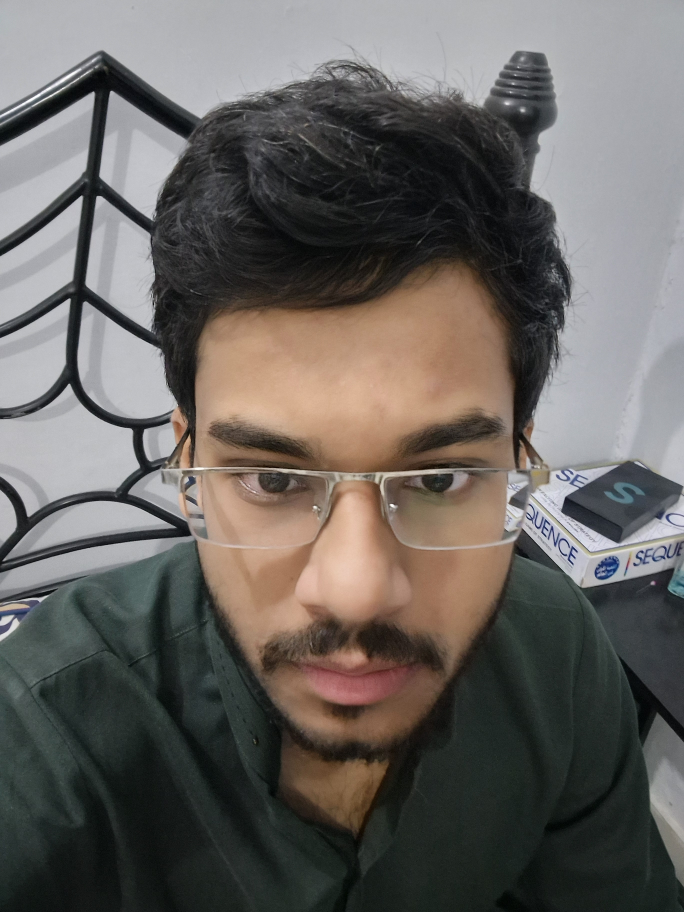
#> input picture Some_projects/reinforcement_learning/face_recognition/usman_img_1.jpg, 2736 x 3648 px, found by its file name (shown at 1/4 size)
$ jupyter execute face_recognition.ipynb
#> lines starting #> are read from the running program, lines starting #| are printed output that depends on the picture
[cell 1]
import numpy as np
import cv2

[cell 2]
img= cv2.imread('./USman_model_data/usman_img_1.jpg')
#> img is the input picture: shape (3648, 2736, 3); mean B, G, R 95.7, 99.4, 103.5

[cell 3]
# print(img)

[cell 4]
# img.shape
small = cv2.resize(img, None, fx=0.2, fy=0.2, interpolation=cv2.INTER_AREA)
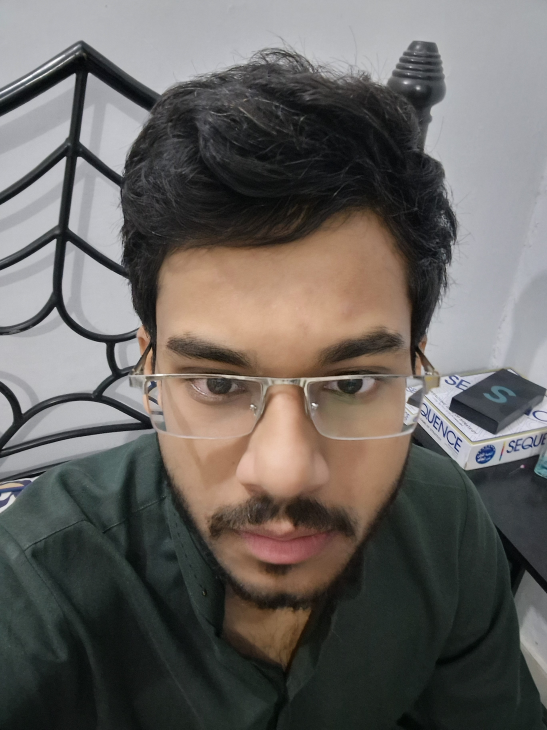
#> small: shape (730, 547, 3); mean B, G, R 95.7, 99.4, 103.5
small.shape
#> Out = (730, 547, 3)

[cell 5]
# cv2.imshow('oringal',small)
# cv2.waitKey(0)
# cv2.destroyAllWindows()

[cell 6]
def display(winnkey,img):
#> called with winnkey = 'canvas'
    cv2.imshow(winnkey,img)
    cv2.waitKey(0)
    cv2.destroyAllWindows()

[cell 7]
# roi= small[0:300,0:300]
# display('acces',roi)

[cell 8]
# img_cvt=cv2.cvtColor(small,cv2.COLOR_BGR2GRAY)
# display("gray_scale",img_cvt)

[cell 9]
# img_cvt=cv2.cvtColor(small,cv2.COLOR_BGR2RGB)
# display("rgb",img_cvt)

[cell 10]
# img_cvt=cv2.cvtColor(small,cv2.COLOR_BGR2HSV)
# display("HSV",img_cvt)

[cell 11]
# img_cvt=cv2.cvtColor(small,cv2.COLOR_BGR2LAB)
# display("LAB",img_cvt)

[cell 12]
canvas = np.zeros((300,300,3),dtype='uint8')
display('canvas',canvas)

[cell 13]
pt1= (0,0)
pt2= (300,300)
color= (0,255,0)
cv2.line(canvas,pt1,pt2,color)
display('canvas',canvas)
#> call 2 of display, with winnkey = 'canvas'
#> in display (call 2), `cv2.imshow(winnkey,img)`:
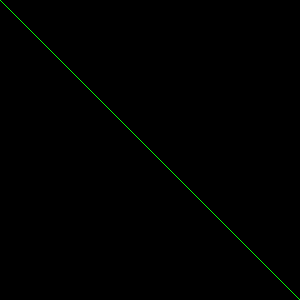
#> window 'canvas': shape (300, 300, 3); mean B, G, R 0, 0.8, 0

$ run again, with Some_projects/reinforcement_learning/face_recognition/20251126_174928.jpg copied over Some_projects/reinforcement_learning/face_recognition/usman_img_1.jpg
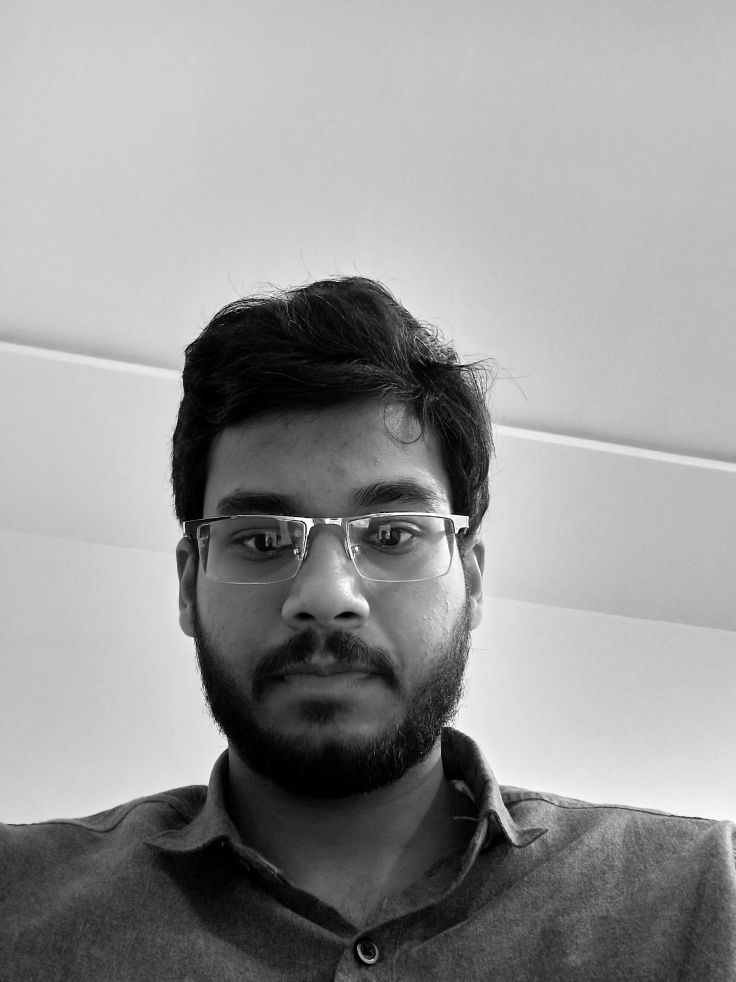
#> input picture Some_projects/reinforcement_learning/face_recognition/20251126_174928.jpg, 2208 x 2944 px, found by its file name (shown at 1/3 size)
#> img is the input picture: shape (2944, 2208, 3); min 0, max 255, mean 150.5
#> `small = cv2.resize(img, None, fx=0.2, fy=0.2, interpolation=cv2.INTER_..`:
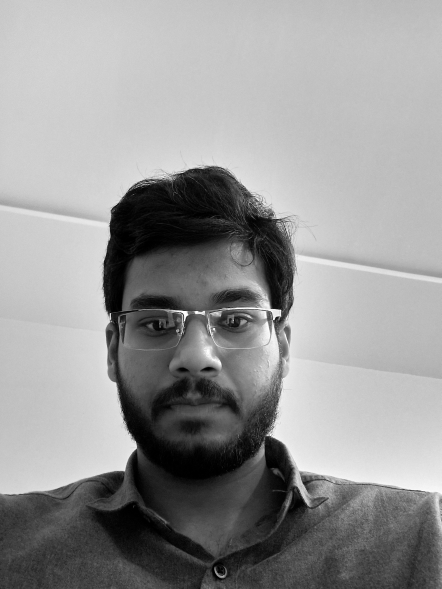
#> small: shape (589, 442, 3); min 0, max 255, mean 150.5

$ run again, with Some_projects/reinforcement_learning/face_recognition/20251126_175049.jpg copied over Some_projects/reinforcement_learning/face_recognition/usman_img_1.jpg
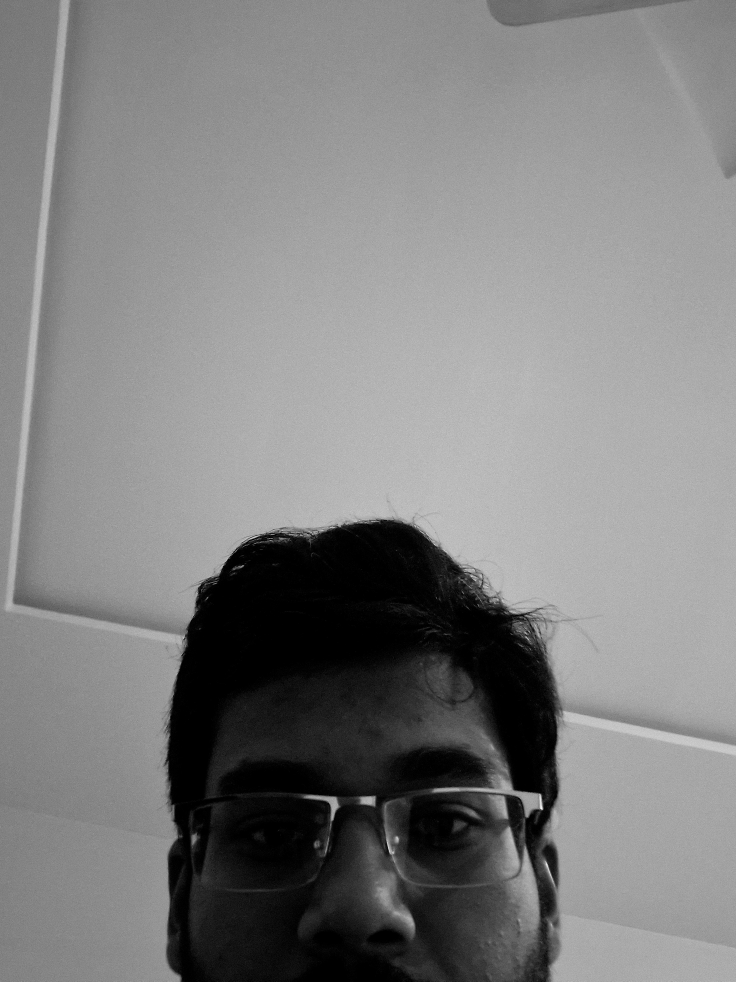
#> input picture Some_projects/reinforcement_learning/face_recognition/20251126_175049.jpg, 2208 x 2944 px, found by its file name (shown at 1/3 size)
#> img is the input picture: shape (2944, 2208, 3); min 0, max 255, mean 128
#> `small = cv2.resize(img, None, fx=0.2, fy=0.2, interpolation=cv2.INTER_..`:
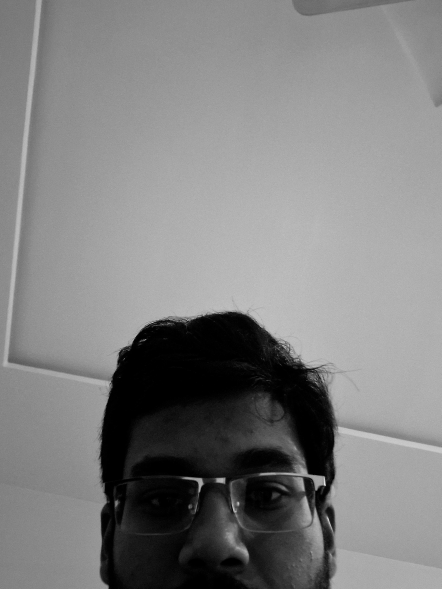
#> small: shape (589, 442, 3); min 0, max 230, mean 128.1
